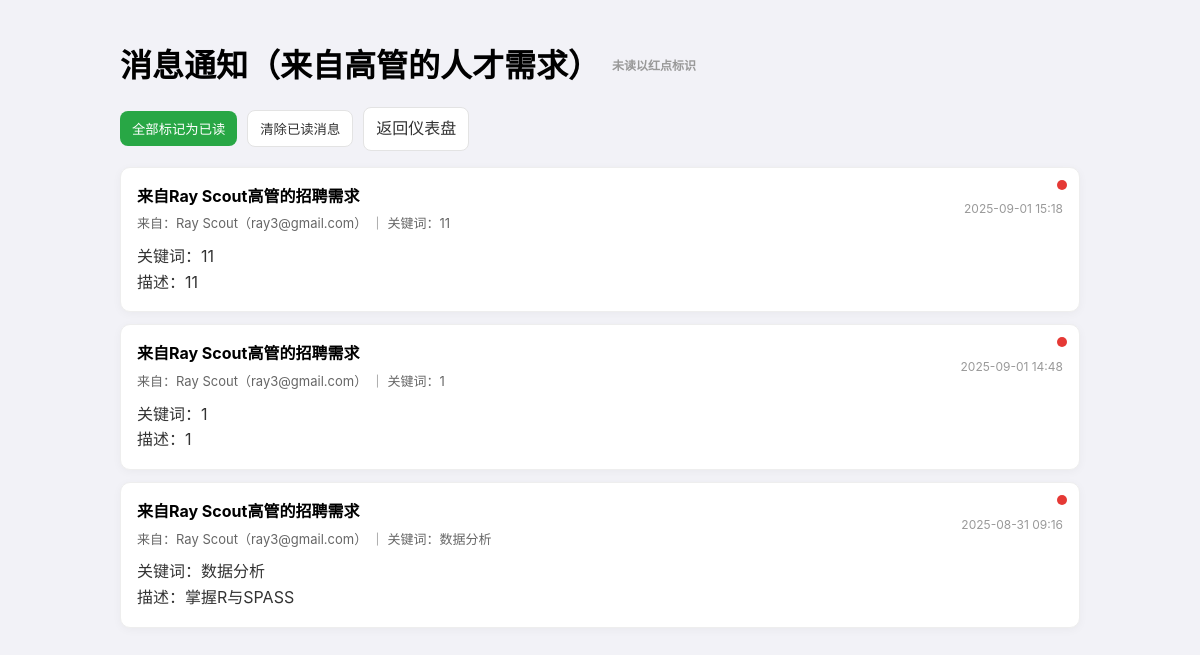
The page /talent/hr_admin/talent_demand/hr_inbox (signed in) on the database its author committed.
### app/models.py (models this page shows, shortened)
class TalentDemandNotification(db.Model):
    id = db.Column(db.Integer, primary_key=True)
    hr_user_id = db.Column(db.Integer, db.ForeignKey('user.id'), nullable=False)
    demand_id = db.Column(db.Integer, db.ForeignKey('talent_demand.id'), nullable=False)
    title = db.Column(db.String(200), nullable=False)
    message = db.Column(db.Text, nullable=False)
    is_read = db.Column(db.Boolean, default=False)
    created_at = db.Column(db.DateTime, default=datetime.utcnow)
    hr_user = db.relationship('User', backref=db.backref('talent_demand_notifications', lazy=True))
    demand = db.relationship('TalentDemand', backref=db.backref('notifications', lazy=True))

    class UserMixin:
        pass  # Flask-Login 方法将在User模型中实现

class User(UserMixin, db.Model):
    id = db.Column(db.Integer, primary_key=True)
    first_name = db.Column(db.String(100), nullable=False)
    last_name = db.Column(db.String(100), nullable=False)
    company_name = db.Column(db.String(100), nullable=False)
    position = db.Column(db.String(100))  # 可选职位字段
    email = db.Column(db.String(120), unique=True, nullable=False)
    phone_number = db.Column(db.String(15), nullable=False)
    birthday = db.Column(db.String(10), nullable=False)
    password = db.Column(db.String(60), nullable=False)
    cv_file = db.Column(db.String(120))
    profile_photo = db.Column(db.String(120))
    cv_data = db.Column(db.LargeBinary)  # 可选的简历二进制
    is_hr = db.Column(db.Boolean, default=False)  # HR标识
    user_type = db.Column(db.String(20), default='candidate')  # candidate, employee, supervisor, executive
    department = db.Column(db.String(100))  # 部门
    employee_id = db.Column(db.String(50), unique=True)  # 员工编号
    supervisor_id = db.Column(db.Integer, db.ForeignKey('user.id'))  # 主管ID
    hire_date = db.Column(db.Date)  # 入职日期
    bio = db.Column(db.Text)  # 个人简介
    skills = db.Column(db.Text)  # 技能标签（JSON格式存储）
    education = db.Column(db.Text)  # 教育经历
    experience = db.Column(db.Text)  # 工作经历
    is_active = db.Column(db.Boolean, default=True)  # 账号是否活跃
    deactivated_at = db.Column(db.DateTime)  # 注销时间
    deactivated_by = db.Column(db.Integer, db.ForeignKey('user.id'))  # 注销操作人ID

class TalentDemand(db.Model):
    id = db.Column(db.Integer, primary_key=True)
    executive_id = db.Column(db.Integer, db.ForeignKey('user.id'), nullable=False)
    keyword = db.Column(db.String(255), nullable=False)
    description = db.Column(db.Text)
    created_at = db.Column(db.DateTime, default=datetime.utcnow)
    executive = db.relationship('User', backref=db.backref('talent_demands', lazy=True))

### talent_management_system/hr_admin_module/talent_demand.py (the view)
@talent_demand_bp.route('/hr_inbox')
def hr_inbox():
    if 'user_id' not in session:
        flash('请先登录', 'danger')
        return redirect(url_for('common.auth.sign'))
    user = User.query.get(session['user_id'])
    if not user or not user.is_hr:
        flash('仅HR可访问消息通知', 'danger')
        return redirect(url_for('talent_management.hr_admin.employee_management.employee_list'))
    notifications = TalentDemandNotification.query.filter_by(hr_user_id=user.id).order_by(TalentDemandNotification.created_at.desc()).all()
    rows = []
    for n in notifications:
        demand = n.demand
        exec_user = demand.executive if demand else None
        rows.append({
            'id': n.id,
            'title': n.title,
            'message': n.message,
            'is_read': n.is_read,
            'created_at': n.created_at,
            'executive_email': exec_user.email if exec_user else '未知',
            'executive_name': (f"{exec_user.first_name} {exec_user.last_name}".strip() if exec_user else '未知'),
            'keyword': demand.keyword if demand else '—'
        })
    return render_template('talent_management/hr_admin/hr_inbox.html', user=user, notifications=rows)

### app/templates/talent_management/hr_admin/hr_inbox.html (shortened to what this page needs)
<!doctype html>
<html lang="zh-CN">
<head>
    <link rel="stylesheet" href="{{ url_for('static', filename='auth_sign.css') }}" />
</head>
<body>
    <div style="max-width: 960px; margin: 40px auto;">
        <h1 style="margin: 0 0 16px 0; display:flex; align-items:center; gap:12px;">
            消息通知（来自高管的人才需求）
            <span style="font-size:12px; color:#999;">未读以红点标识</span>
        </h1>
        <div style="margin: 0 0 16px 0; display:flex; gap:10px; align-items:center; flex-wrap:wrap;">
            <form method="post" action="{{ url_for('talent_management.hr_admin.talent_demand.mark_all_read') }}">
                <button type="submit" style="padding:8px 12px; border:none; background:#28a745; color:#fff; border-radius:8px; cursor:pointer;">全部标记为已读</button>
            </form>
            <form method="post" action="{{ url_for('talent_management.hr_admin.talent_demand.clear_read') }}">
                <button type="submit" style="padding:8px 12px; border:1px solid #e3e3e3; color:#333; border-radius:8px; background:#fff; cursor:pointer;">清除已读消息</button>
            </form>
            <a href="{{ url_for('talent_management.hr_admin.executive_dashboard') }}" style="padding:8px 12px; border:1px solid #e3e3e3; color:#333; border-radius:8px; background:#fff; text-decoration:none;">返回仪表盘</a>
        </div>
        {% if notifications %}
        <div style="display: grid; gap: 12px;">
            {% for n in notifications %}
            <a href="{{ url_for('talent_management.hr_admin.talent_demand.hr_inbox_detail', notification_id=n.id) }}" style="text-decoration:none; color:inherit;">
            <div style="background:#fff; border:1px solid #eee; border-radius:10px; padding:16px; box-shadow:0 2px 10px rgba(0,0,0,.04); position:relative;">
                {% if not n.is_read %}
                <span style="position:absolute; right:12px; top:12px; width:10px; height:10px; background:#e53935; border-radius:50%;"></span>
                {% endif %}
                <div style="display:flex; justify-content:space-between; align-items:center; gap:12px;">
                    <div>
                        <div style="font-weight:700;">{{ n.title }}</div>
                        <div style="color:#666; font-size:13px; margin-top:4px;">来自：{{ n.executive_name }}（{{ n.executive_email }}） ｜ 关键词：{{ n.keyword }}</div>
                    </div>
                    <div style="font-size:12px; color:#999;">{{ n.created_at.strftime('%Y-%m-%d %H:%M') }}</div>
                </div>
                <div style="margin-top:10px; white-space:pre-wrap; color:#333;">{{ n.message }}</div>
            </div>
            </a>
            {% endfor %}
        </div>
        {% else %}
        <div style="background:#fff; border:1px dashed #ddd; padding:24px; border-radius:12px; color:#666; text-align:center;">
            暂无消息通知
        </div>
        {% endif %}
    </div>
</body>
</html>

### app/static/auth_sign.css (style rules this page uses)
:root { --ios-blue:#007AFF; --ios-blue-dark:#0056CC; --ios-text-primary:#000000; --ios-text-secondary:#3C3C43; --ios-border-primary:#D1D1D6; --ios-bg-primary:#F2F2F7; --ios-bg-secondary:#FFFFFF; --ios-ease:cubic-bezier(0.25,1,0.5,1); --bg:var(--ios-bg-primary); --fg:var(--ios-text-primary); --muted:var(--ios-text-secondary); --primary:var(--ios-blue); --primary-600:var(--ios-blue-dark); --border:var(--ios-border-primary); --card:var(--ios-bg-secondary); --surface:#F9F9FB; --ease:var(--ios-ease); }
* { box-sizing:border-box }
html,body { height:100% }
body { margin:0; font-family:'SF Pro Display',-apple-system,BlinkMacSystemFont,'Segoe UI',Roboto,Helvetica,Arial,Apple Color Emoji,Segoe UI Emoji,Inter,ui-sans-serif,system-ui; color:var(--fg); background:var(--bg); line-height:1.6; -webkit-font-smoothing:antialiased; -moz-osx-font-smoothing:grayscale; transition:background-color .4s var(--ease), color .4s var(--ease); }

### rows shown on the page
TalentDemandNotification: title "来自Ray Scout高管的招聘需求", created_at "2025-09-01 15:18", message "关键词：11 描述：11"
User: executive_email "ray3@gmail.com" "ray3@gmail.com" "ray3@gmail.com"
TalentDemand: keyword "11"
TalentDemandNotification: title "来自Ray Scout高管的招聘需求", created_at "2025-09-01 14:48", message "关键词：1 描述：1"
TalentDemandNotification: title "来自Ray Scout高管的招聘需求", created_at "2025-08-31 09:16", message "关键词：数据分析 描述：掌握R与SPASS"
TalentDemand: keyword "数据分析"

### other values the page prints
{{ n.executive_name }} "Ray Scout" "Ray Scout" "Ray Scout"
{{ n.keyword }} "1"
